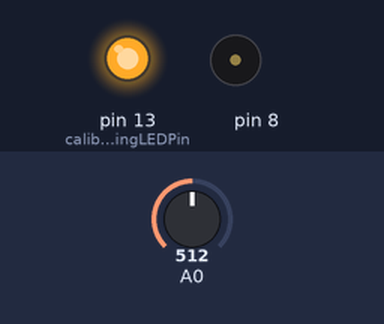
A sketch run on a simulated Arduino Uno, built with avr-gcc and run on an emulated ATmega328P. Shown: output pins drawn as LEDs (lit = HIGH), buzzer (waves = sounding). The test bench sets the inputs (shaded band); at power-on: A0 = 512.

Above: at 0.1 s.
At 5.1 s:
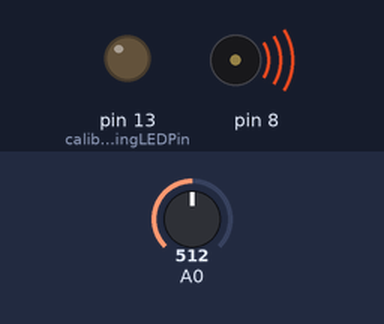
Timing chart, 0 to 6.6 s (numbered marks = the images above):
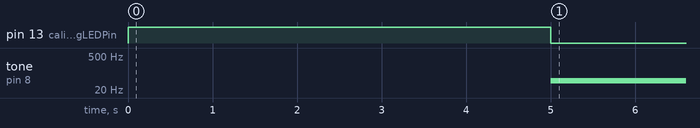

The sketch:

Project06.ino
```cpp
int sensorValue;
int sensorLow=1023;
int sensorHigh=0;
const int calibratingLEDPin=13;
int pitch;

void setup() {
  // put your setup code here, to run once:
  pinMode(calibratingLEDPin,OUTPUT);
  digitalWrite(calibratingLEDPin,HIGH);
  while(millis()<5000){
    sensorValue=analogRead(A0);
    if (sensorValue<sensorLow){
      sensorLow=sensorValue;
    }
    if (sensorValue>sensorHigh){
      sensorHigh=sensorValue;
    }
  }
  digitalWrite(calibratingLEDPin,LOW);
}

void loop() {
  // put your main code here, to run repeatedly:
  sensorValue=analogRead(A0);
  pitch=map(sensorValue,sensorLow,sensorHigh,50,4000);
  tone(8,pitch,20);
  delay(10);
}
```

Measured:
- by itself, tone on pin 8: silent → 49 Hz at 5.0 s
